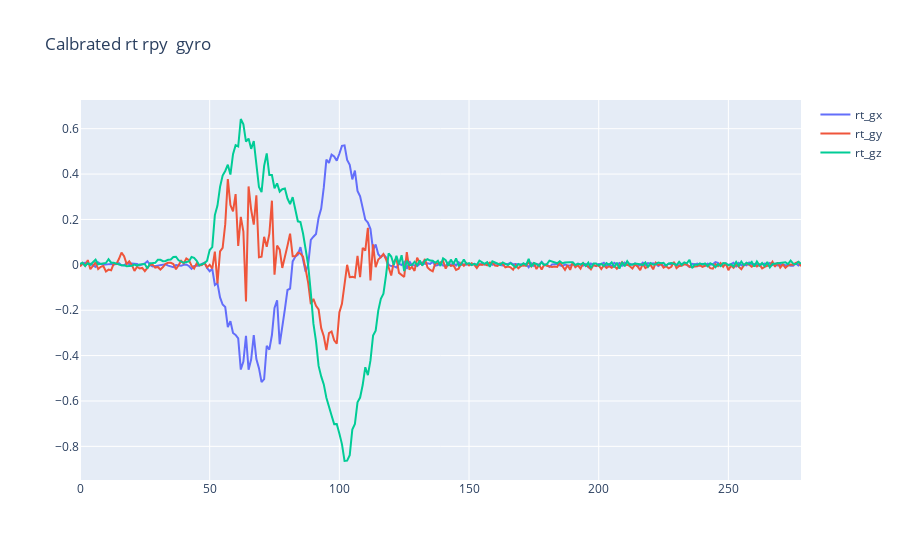
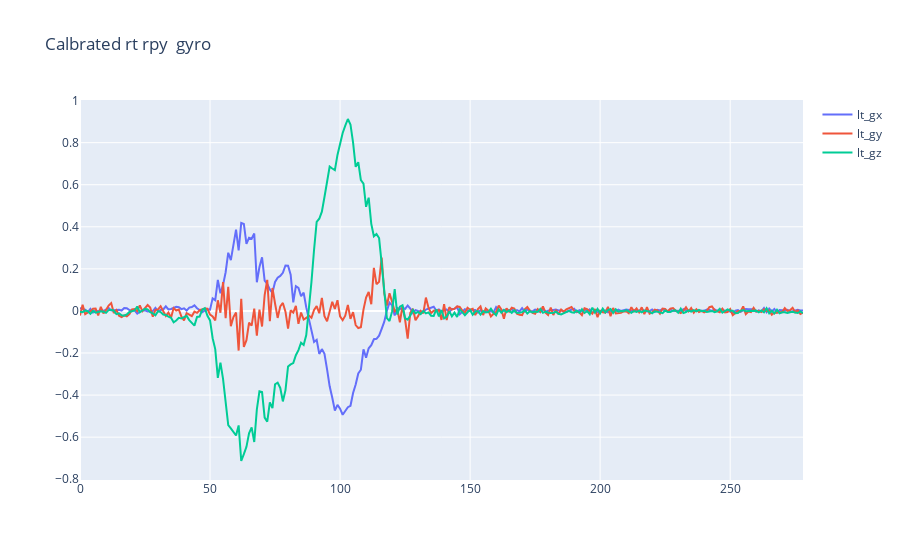
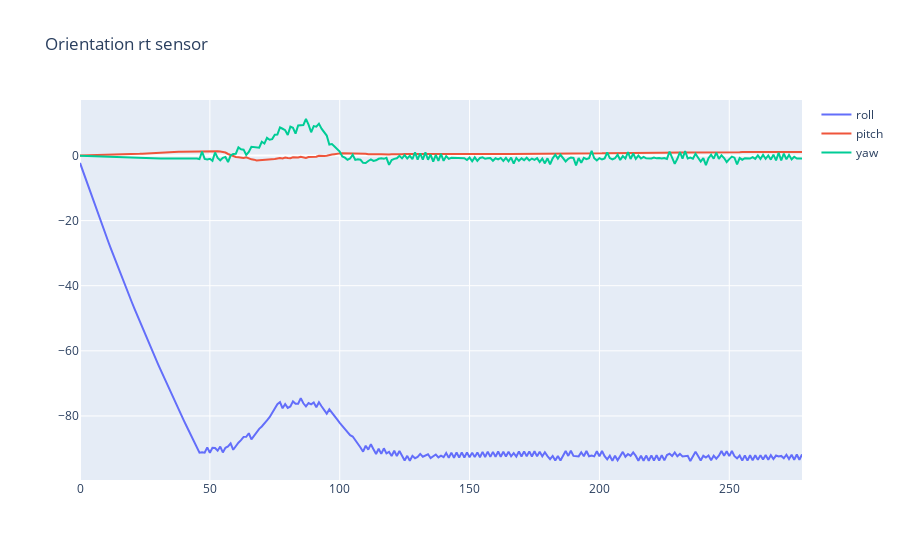
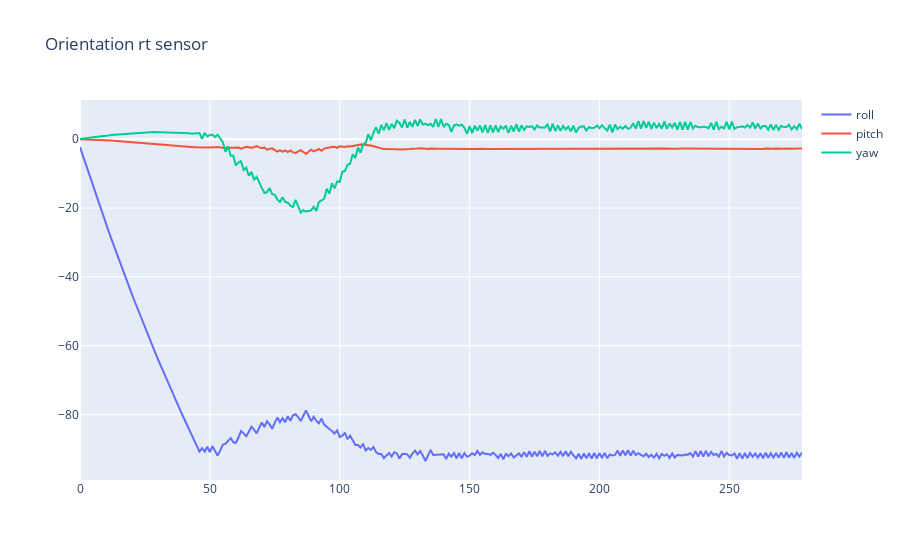

Source (notebook cell) for these figures, in order:
### Code cell
bt_outl,bb_outl,lt_outl,lb_outl,rt_outl,rb_outl =  parse_to_sensors(calibration_set)
# filtered_rt = find_outliers(rt_outl)
# show_plot(rt_1,'Test rt rpy ',False)
#show_plot(rt_outl,'Test rt rpy ',True) 
calibrated_rt = calibration(rt_1,rt_outl)
calibrated_rb = calibration(rb_1,rb_outl)



calibrated_lt = calibration(lt_1,lt_outl)
calibrated_lb = calibration(lb_1,lb_outl)




calibrated_bt = calibration(bt_1,bt_outl)
calibrated_bb = calibration(bb_1,bb_outl)


# show_plot(calibrated_rb,'Calbrated rb rpy ',False)
# show_plot(calibrated_lb,'Calbrated lb rpy ',False)
# show_plot(rt_outl,'Test rt rpy ',True)


show_plot(calibrated_rt,'Calbrated rt rpy ',False)
show_plot(calibrated_lt,'Calbrated rt rpy ',False)
# show_plot(calibrated_lt,'Calbrated lt rpy ',True)


orientation_rt = find_orientation(calibrated_rt)
show_plot(orientation_rt,f'Orientation rt sensor')

    

orientation_lt = find_orientation(calibrated_lt)
show_plot(orientation_lt,f'Orientation rt sensor')


orientation_bb = find_orientation(calibrated_bb)
show_plot(orientation_lt,f'Orientation rt sensor')

orientation_bt = find_orientation(calibrated_bt)
show_plot(orientation_lt,f'Orientation rt sensor')

### Figure 1 — Plotly figure (JSON) as saved in the notebook; plotly's stock layout.template omitted (floating-point values rounded to 4 significant figures; data arrays with more than 128 entries replaced by an {"elided": "..."} marker saying what was removed)
{"data": [{"name": "rt_gx", "type": "scatter", "x": {"elided": "279 int values"}, "y": {"elided": "279 float values"}}, {"name": "rt_gy", "type": "scatter", "x": {"elided": "279 int values"}, "y": {"elided": "279 float values"}}, {"name": "rt_gz", "type": "scatter", "x": {"elided": "279 int values"}, "y": {"elided": "279 float values"}}], "layout": {"title": {"text": "Calbrated rt rpy  gyro"}}}

### Figure 2 — Plotly figure (JSON) as saved in the notebook; plotly's stock layout.template omitted (floating-point values rounded to 4 significant figures; data arrays with more than 128 entries replaced by an {"elided": "..."} marker saying what was removed)
{"data": [{"name": "lt_gx", "type": "scatter", "x": {"elided": "279 int values"}, "y": {"elided": "279 float values"}}, {"name": "lt_gy", "type": "scatter", "x": {"elided": "279 int values"}, "y": {"elided": "279 float values"}}, {"name": "lt_gz", "type": "scatter", "x": {"elided": "279 int values"}, "y": {"elided": "279 float values"}}], "layout": {"title": {"text": "Calbrated rt rpy  gyro"}}}

### Figure 3 — Plotly figure (JSON) as saved in the notebook; plotly's stock layout.template omitted (floating-point values rounded to 4 significant figures; data arrays with more than 128 entries replaced by an {"elided": "..."} marker saying what was removed)
{"data": [{"name": "roll", "type": "scatter", "x": {"elided": "279 int values"}, "y": {"elided": "279 float values"}}, {"name": "pitch", "type": "scatter", "x": {"elided": "279 int values"}, "y": {"elided": "279 float values"}}, {"name": "yaw", "type": "scatter", "x": {"elided": "279 int values"}, "y": {"elided": "279 float values"}}], "layout": {"title": {"text": "Orientation rt sensor"}}}

### Figure 4 — Plotly figure (JSON) as saved in the notebook; plotly's stock layout.template omitted (floating-point values rounded to 4 significant figures; data arrays with more than 128 entries replaced by an {"elided": "..."} marker saying what was removed)
{"data": [{"name": "roll", "type": "scatter", "x": {"elided": "279 int values"}, "y": {"elided": "279 float values"}}, {"name": "pitch", "type": "scatter", "x": {"elided": "279 int values"}, "y": {"elided": "279 float values"}}, {"name": "yaw", "type": "scatter", "x": {"elided": "279 int values"}, "y": {"elided": "279 float values"}}], "layout": {"title": {"text": "Orientation rt sensor"}}}
